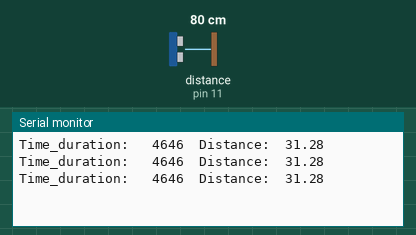
This sketch was run on a simulated Arduino Uno, built with avr-gcc and run on an emulated ATmega328P. On the bench: the last lines printed to the serial monitor. Wiring (inferred from the names in the program): ultrasonic range finder: trigger pin 13; echo pin 11. The inputs (shaded band) are chosen by the test bench; at power-on: distance to the obstacle (sensor on pin 11) 80 cm. The echo pulse lasts 58.3 µs per cm.

Above: at 1.2 s.
1.3 s: distance to the obstacle (sensor on pin 11) set to 18 cm
At 1.87 s:
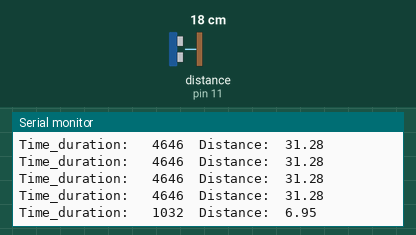
4.3 s: distance to the obstacle (sensor on pin 11) set to 2 cm
At 4.49 s:
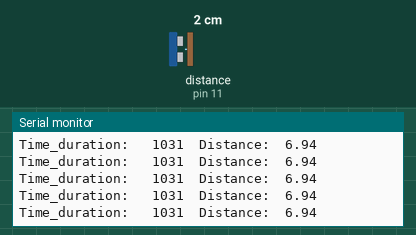
Timing chart, 0 to 7.3 s (numbered marks = the images above; inputs shaded):
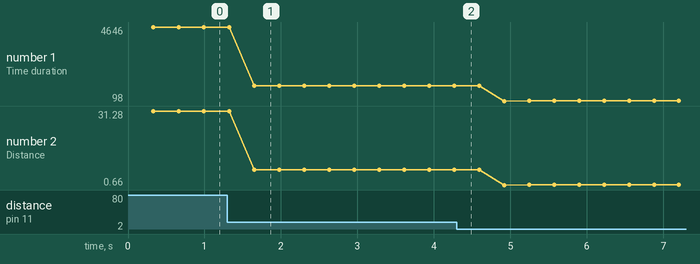

The sketch:

Meaasuring_distance_with_ultrasonic_sensor.ino
```cpp
int triggerpin=13;
int echopin=11;
int dt=200;
int pingTravelTime;
float pingTraveldist;
float distanceToTarget;

void setup()
{
  pinMode(triggerpin,OUTPUT);
  pinMode(echopin,INPUT);
  Serial.begin(9600);

}

void loop()
{
  digitalWrite(triggerpin,LOW);
  delayMicroseconds(10);
  digitalWrite(triggerpin,HIGH);
  delayMicroseconds(10);
  digitalWrite(triggerpin,LOW);
  pingTravelTime=pulseIn(echopin,HIGH);
  delay(25);
  pingTraveldist=(0.013464)*pingTravelTime;
  distanceToTarget=pingTraveldist/2;
  delay(300);
  Serial.print("Time_duration:   ");
  Serial.print(pingTravelTime);
  Serial.print("  Distance:  ");
  Serial.println(distanceToTarget);


}
```

Measured:
- after the input at 1.3 s, the serial monitor: prints a new line after 0.35 s (image 1)
- plotted number 1: 4646 → 1031 after the input at 1.3 s, 1031 → 99 after the input at 4.3 s
- plotted number 2: 31.28 → 6.94 after the input at 1.3 s, 6.94 → 0.67 after the input at 4.3 s
